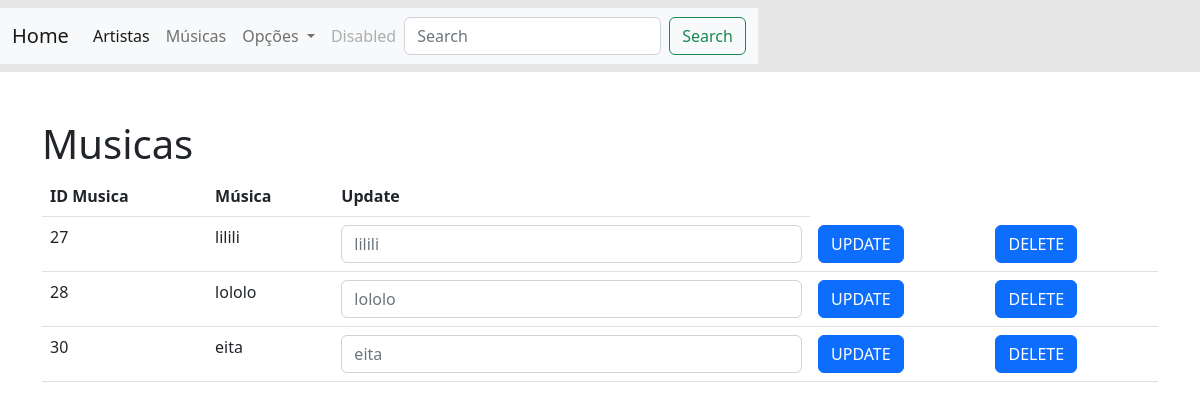
The page /prova_estagio/index_edit.php on the database its author committed.
### tables this page shows
CREATE TABLE `musicas` (
  `idmusicas` int(11) NOT NULL,
  `nome_musica` varchar(110) NOT NULL,
  `id_artista` int(11) NOT NULL
);

### prova_estagio/index_edit.php (the view, shortened to what this page needs)
<?php
include("conexao.php");
if (isset($_POST['nova_musica']) && !empty($_POST["nova_musica"])  && isset($_POST["idmusicas"]) && !empty($_POST["idmusicas"])) {
    $variavel = "UPDATE musicas set nome_musica = '{$_POST["nova_musica"]}' where idmusicas = {$_POST["idmusicas"]}";
    mysqli_query($db, $variavel);
} else if (isset($_POST['idmusicas']) && !empty($_POST["idmusicas"]) && !isset($_POST['nova_musica']) || empty($_POST["nova_musica"])) {
    $delete ="DELETE FROM musicas where idmusicas = {$_POST["idmusicas"]}";
    mysqli_query($db, $delete);
}
$consultas = "SELECT * FROM artistas right join musicas on musicas.id_artista = artistas.id";
$cons = mysqli_query($db, $consultas);
?>
<!DOCTYPE html>
<html lang="PT-BR">
<?php include 'head.php' ?>
<body>
    <?php include 'navbar.php' ?>
    <div class="container py-5">
        <div class="row">
            <div class="col-6">
                <h1>Musicas</h1>
            </div>
            <div class="table-responsive">
                <table class="table">
                    <thead>
                        <tr>
                            <th scope="col">ID Musica</th>
                            <th scope="col">Música</th>
                            <th>Update</th>
                        </tr>
                    </thead>
                    <tbody>
                        <?php while ($dado = $cons->fetch_array()) : ?>
                            <form action="index_edit.php" method="POST">
                                <tr>
                                    <td scope="row"><?php echo $dado["idmusicas"]; ?></td>
                                    <td scope="row"><?php echo $dado["nome_musica"]; ?></td>
                                    <td scope="row"> <input name="nova_musica" type="text" class="form-control" placeholder="<?php echo $dado["nome_musica"] ?>"> </td>
                                    <td> <button class="btn btn-primary" type="submit"> UPDATE </button></td>
                                    <td> <button class="btn btn-primary" type="submit"> DELETE </button></td>
                                </tr>
                            </form>
                        <?php endwhile ?>
                    </tbody>
                </table>
            </div>
        </div>
</body>
</html>

### rows shown on the page
musicas: idmusicas "27", nome_musica "lilili", nova_musica "lilili"
musicas: idmusicas "28", nome_musica "lololo", nova_musica "lololo"
musicas: idmusicas "30", nome_musica "eita", nova_musica "eita"
